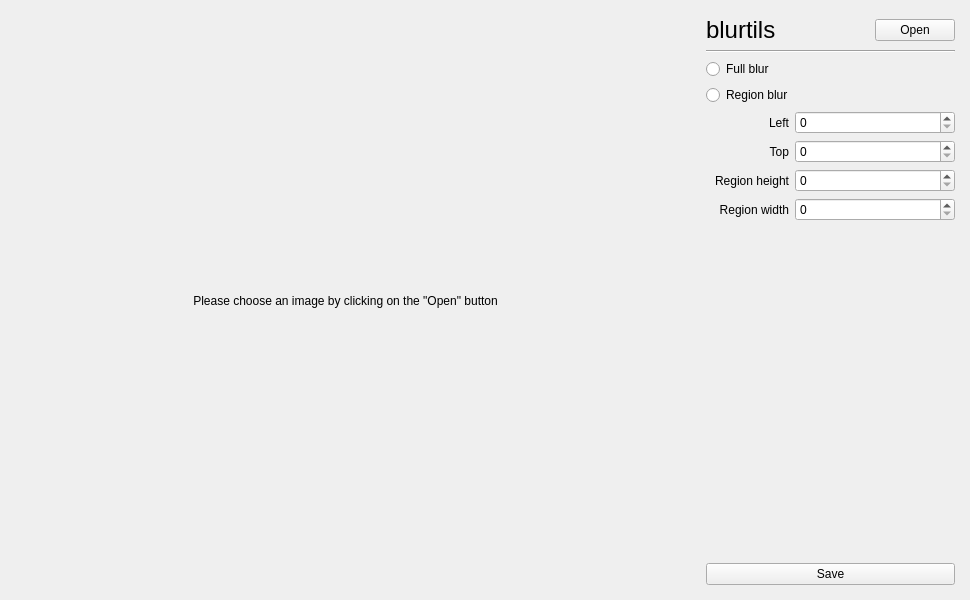
<?xml version="1.0" encoding="UTF-8"?>
<ui version="4.0">
 <class>App</class>
 <widget class="QWidget" name="App">
  <property name="geometry">
   <rect>
    <x>0</x>
    <y>0</y>
    <width>970</width>
    <height>600</height>
   </rect>
  </property>
  <property name="minimumSize">
   <size>
    <width>970</width>
    <height>600</height>
   </size>
  </property>
  <property name="windowTitle">
   <string>blurtils</string>
  </property>
  <widget class="QWidget" name="centralwidget" native="true">
   <property name="geometry">
    <rect>
     <x>0</x>
     <y>0</y>
     <width>970</width>
     <height>600</height>
    </rect>
   </property>
   <property name="minimumSize">
    <size>
     <width>970</width>
     <height>600</height>
    </size>
   </property>
   <property name="styleSheet">
    <string notr="true"/>
   </property>
   <widget class="QWidget" name="verticalLayoutWidget">
    <property name="geometry">
     <rect>
      <x>690</x>
      <y>0</y>
      <width>281</width>
      <height>601</height>
     </rect>
    </property>
    <layout class="QVBoxLayout" name="verticalLayout">
     <property name="leftMargin">
      <number>16</number>
     </property>
     <property name="topMargin">
      <number>16</number>
     </property>
     <property name="rightMargin">
      <number>16</number>
     </property>
     <property name="bottomMargin">
      <number>16</number>
     </property>
     <item>
      <layout class="QHBoxLayout" name="horizontalLayout_5">
       <item>
        <widget class="QLabel" name="label">
         <property name="maximumSize">
          <size>
           <width>16777215</width>
           <height>30</height>
          </size>
         </property>
         <property name="font">
          <font>
           <pointsize>18</pointsize>
          </font>
         </property>
         <property name="text">
          <string>blurtils</string>
         </property>
        </widget>
       </item>
       <item>
        <spacer name="horizontalSpacer">
         <property name="orientation">
          <enum>Qt::Horizontal</enum>
         </property>
         <property name="sizeHint" stdset="0">
          <size>
           <width>40</width>
           <height>20</height>
          </size>
         </property>
        </spacer>
       </item>
       <item>
        <widget class="QPushButton" name="openFileBtn">
         <property name="text">
          <string>Open</string>
         </property>
        </widget>
       </item>
      </layout>
     </item>
     <item>
      <widget class="Line" name="line">
       <property name="orientation">
        <enum>Qt::Horizontal</enum>
       </property>
      </widget>
     </item>
     <item>
      <layout class="QVBoxLayout" name="verticalLayout_2">
       <item>
        <widget class="QRadioButton" name="fullBlurRadio">
         <property name="text">
          <string>Full blur</string>
         </property>
        </widget>
       </item>
       <item>
        <widget class="QRadioButton" name="regionBlurRadio">
         <property name="text">
          <string>Region blur</string>
         </property>
        </widget>
       </item>
       <item>
        <layout class="QFormLayout" name="formLayout_2">
         <property name="labelAlignment">
          <set>Qt::AlignRight|Qt::AlignTrailing|Qt::AlignVCenter</set>
         </property>
         <property name="leftMargin">
          <number>8</number>
         </property>
         <item row="0" column="0">
          <widget class="QLabel" name="leftPaddingLabel">
           <property name="text">
            <string>Left</string>
           </property>
           <property name="alignment">
            <set>Qt::AlignRight|Qt::AlignTrailing|Qt::AlignVCenter</set>
           </property>
          </widget>
         </item>
         <item row="0" column="1">
          <widget class="QSpinBox" name="leftPaddingBox"/>
         </item>
         <item row="1" column="0">
          <widget class="QLabel" name="topPaddingLabel">
           <property name="text">
            <string>Top</string>
           </property>
           <property name="alignment">
            <set>Qt::AlignRight|Qt::AlignTrailing|Qt::AlignVCenter</set>
           </property>
          </widget>
         </item>
         <item row="1" column="1">
          <widget class="QSpinBox" name="topPaddingBox"/>
         </item>
         <item row="2" column="0">
          <widget class="QLabel" name="heightAreaLabel">
           <property name="text">
            <string>Region height</string>
           </property>
           <property name="alignment">
            <set>Qt::AlignRight|Qt::AlignTrailing|Qt::AlignVCenter</set>
           </property>
          </widget>
         </item>
         <item row="2" column="1">
          <widget class="QSpinBox" name="heightAreaBox"/>
         </item>
         <item row="3" column="0">
          <widget class="QLabel" name="widthAreaLabel">
           <property name="text">
            <string>Region width</string>
           </property>
           <property name="alignment">
            <set>Qt::AlignRight|Qt::AlignTrailing|Qt::AlignVCenter</set>
           </property>
          </widget>
         </item>
         <item row="3" column="1">
          <widget class="QSpinBox" name="widthAreaBox"/>
         </item>
        </layout>
       </item>
       <item>
        <spacer name="verticalSpacer">
         <property name="orientation">
          <enum>Qt::Vertical</enum>
         </property>
         <property name="sizeHint" stdset="0">
          <size>
           <width>20</width>
           <height>40</height>
          </size>
         </property>
        </spacer>
       </item>
       <item>
        <widget class="QPushButton" name="saveBtn">
         <property name="text">
          <string>Save</string>
         </property>
        </widget>
       </item>
      </layout>
     </item>
    </layout>
   </widget>
   <widget class="QLabel" name="imageLabel">
    <property name="geometry">
     <rect>
      <x>0</x>
      <y>0</y>
      <width>691</width>
      <height>601</height>
     </rect>
    </property>
    <property name="text">
     <string>Please choose an image by clicking on the &quot;Open&quot; button</string>
    </property>
    <property name="alignment">
     <set>Qt::AlignCenter</set>
    </property>
   </widget>
  </widget>
 </widget>
 <resources/>
 <connections/>
</ui>
